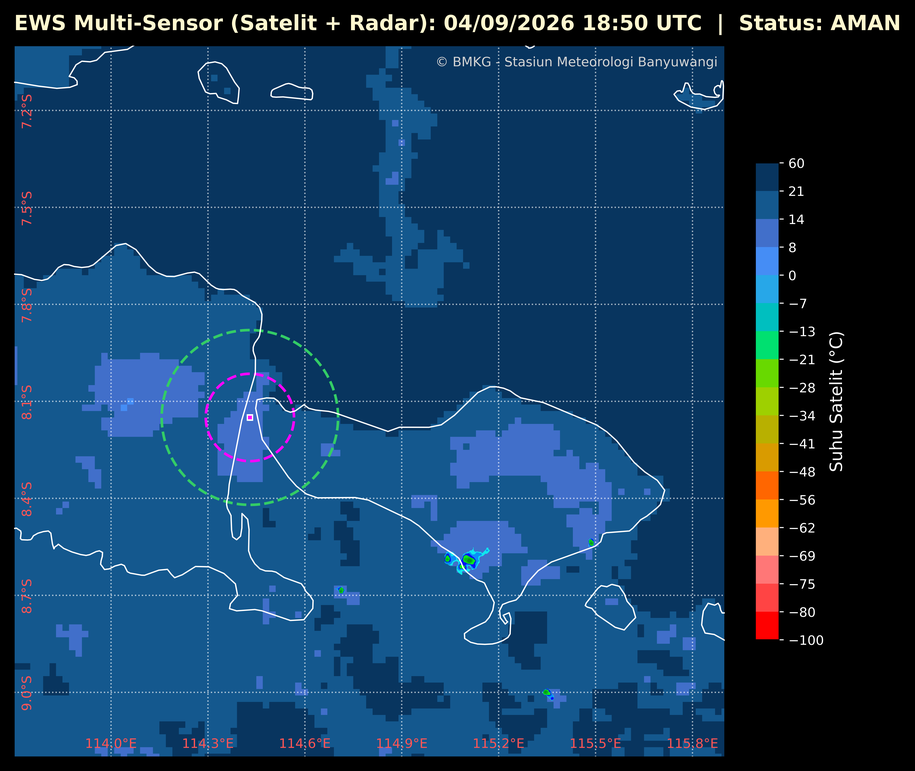
#> input picture Satelit/H09_B13_Indonesia_202609041850.png, 915 x 771 px, shrunk from 7807 x 6573 before the run, given in place of S, which was not available
$ python -i proses_himawari_dan_log_cb.py   (imports and definitions only)
#> lines starting #> are read from the running program, lines starting #| are printed output that depends on the picture; pictures that were not available may be replaced by others from this repository, and a replacement may not be noted
# -*- coding: utf-8 -*-
"""
AUTO DOWNLOAD + PROCESS + LOG STATUS CB (Satelit + Radar)
HIMAWARI-9 B13 & SIDARMA CMAX - EWS Penyeberangan Ketapang-Gilimanuk

Versi Multi-Sensor (Isolasi Penuh - GITHUB ACTIONS VERSION):
- Download FTP Satelit (Dengan Passive Mode)
- Download API Radar Cuaca
- Proses .nc (Satelit) & .png (Radar) di proses terpisah (baca_data.py)
- Plot gambar .npz (plot_dari_npz.py)
- Download Data Angin AWS Center (ambil_angin_aws.py)
- Notifikasi Telegram Otomatis
"""

from ftplib import FTP
from datetime import datetime, timedelta, timezone
import os
import re
import sys
import subprocess
import time
import requests
import csv

# =============================================================
# KONFIGURASI FTP SATELIT
# =============================================================
# [1 line not run here, left out]
# Alamat IP sekarang disembunyikan menggunakan GitHub Secrets (Environment Variable)
FTP_HOST = os.environ.get("SERVER_IP")
FTP_USER = os.environ.get("FTP_USER")
FTP_PASS = os.environ.get("FTP_PASS")

REMOTE_BASE_DIR = "/himawari6/netcdf/Indonesia"

LOCAL_DIR = "./Satelit"
CACHE_DIR = os.path.join(LOCAL_DIR, "_cache")

JUMLAH_FILE = 5
EKSTENSI = ".nc"
BAND = "B13"

POLA_TIMESTAMP = re.compile(r"(\d{12})\.nc$", re.IGNORECASE)

# =============================================================
# KONFIGURASI TIMEOUT
# =============================================================
TIMEOUT_PROSES_SATU_LANGKAH = 180  # detik
TIMEOUT_AMBIL_ANGIN = 30  # detik

# =============================================================
# LOKASI SCRIPT PENDUKUNG (harus ada di folder yang sama)
# =============================================================
FOLDER_SCRIPT_INI = os.path.dirname(os.path.abspath(__file__))
SCRIPT_BACA_DATA = os.path.join(FOLDER_SCRIPT_INI, "baca_data.py")
SCRIPT_PLOT = os.path.join(FOLDER_SCRIPT_INI, "plot_dari_npz.py")
SCRIPT_AMBIL_ANGIN = os.path.join(FOLDER_SCRIPT_INI, "ambil_angin_aws.py")
SCRIPT_UNDUH_RADAR = os.path.join(FOLDER_SCRIPT_INI, "unduh_radar_api.py")
SCRIPT_PLOT_RADAR = os.path.join(FOLDER_SCRIPT_INI, "plot_radar_saja.py")

PYTHON_EXE = sys.executable

# =============================================================
# PERSIAPAN FOLDER
# =============================================================
# [2 lines not run here, left out]

# =============================================================
# FUNGSI NOTIFIKASI TELEGRAM
# =============================================================
# [296 lines left out: functions kirim_notif_telegram, ambil_timestamp, cari_remote_dir, bersihkan_local_dir, auto_ftp_download, ambil_data_radar_api and 4 more, not called in this run]

# =============================================================
# BUAT GIF ANIMASI (SATELIT & RADAR) - ANTI FLICKER
# =============================================================
NAMA_FILE_GIF = "HIMAWARI_B13_ANIMASI.gif"
LEBAR_GIF_PIKSEL = 700
DURASI_PER_FRAME_MS = 700
JEDA_FRAME_TERAKHIR_MS = 2000

def buat_gif_dari_daftar(daftar_file, output_gif, background_hitam=False):
#> called with output_gif = 'out.png', background_hitam = False
    try:
        from PIL import Image as PILImage
    except ImportError:
        print("[GIF] Pillow (PIL) tidak tersedia.")
        return

    if len(daftar_file) < 2: return

    frame_list = []
    for path_png in daftar_file:
        try:
            with PILImage.open(path_png) as im:
                if background_hitam:
                    im = im.convert("RGBA")
                    bg = PILImage.new("RGB", im.size, (15, 15, 15))
                    bg.paste(im, mask=im.split()[3] if len(im.split())==4 else None)
                    gambar_final = bg
                else:
                    gambar_final = im.convert("RGB")

                rasio = LEBAR_GIF_PIKSEL / gambar_final.width
                ukuran_baru = (LEBAR_GIF_PIKSEL, int(gambar_final.height * rasio))
                frame_list.append(gambar_final.resize(ukuran_baru, PILImage.LANCZOS))
        except Exception as e:
            print(f"[GIF] Gagal membaca {os.path.basename(path_png)}: {e}")
#> this loop made 42 passes
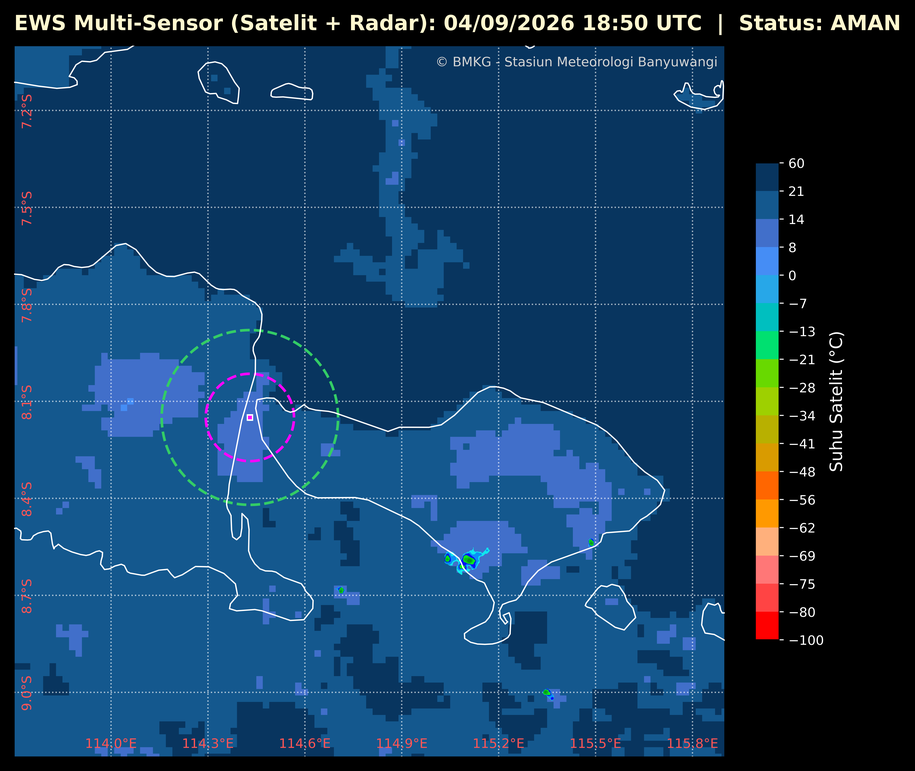
#> input picture Satelit/H09_B13_Indonesia_202609041850.png, 915 x 771 px, shrunk from 7807 x 6573 before the run, given in place of S, which was not available
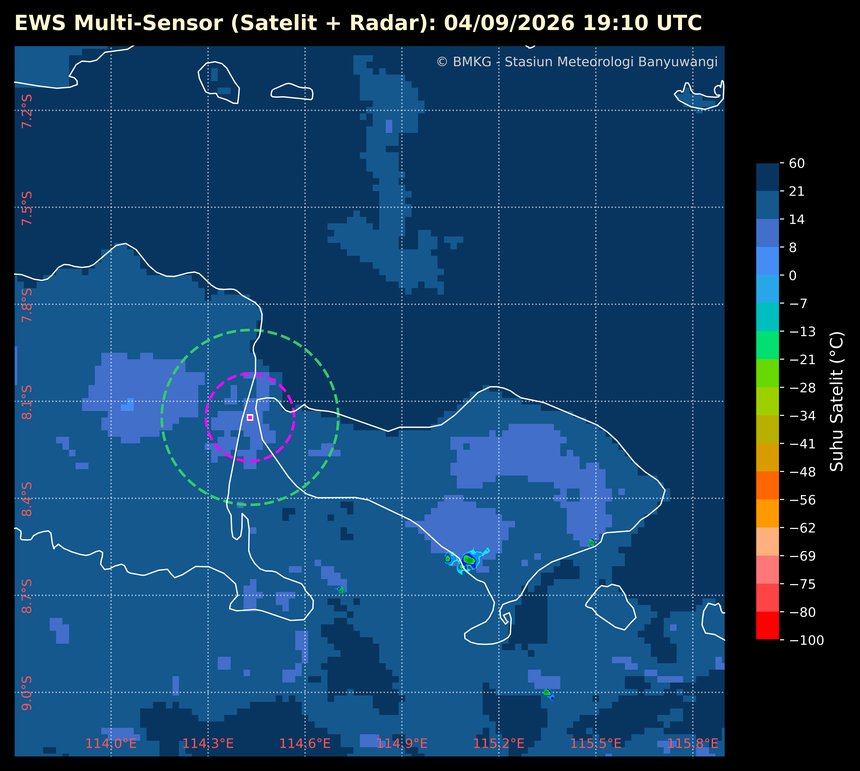
#> input picture Satelit/H09_B13_Indonesia_202609041910.png, 860 x 771 px, shrunk from 7334 x 6572 before the run, given in place of a, which was not available
#> im is the input picture: PIL image 860x771 RGBA; mean R, G, B, A 20.7, 61.2, 97.4, 255
#> after the loop, frame_list = 5 items

    if len(frame_list) < 2: return
    durasi_tiap_frame = [DURASI_PER_FRAME_MS] * (len(frame_list) - 1) + [JEDA_FRAME_TERAKHIR_MS]
#> durasi_tiap_frame = [700, 700, 700, 700, 2000]

    try:
        # PERBAIKAN: Gunakan 1 palet warna global dari gambar pertama untuk mencegah kedipan (flicker)
        img_pertama = frame_list[0].convert("P", palette=PILImage.ADAPTIVE, colors=256)
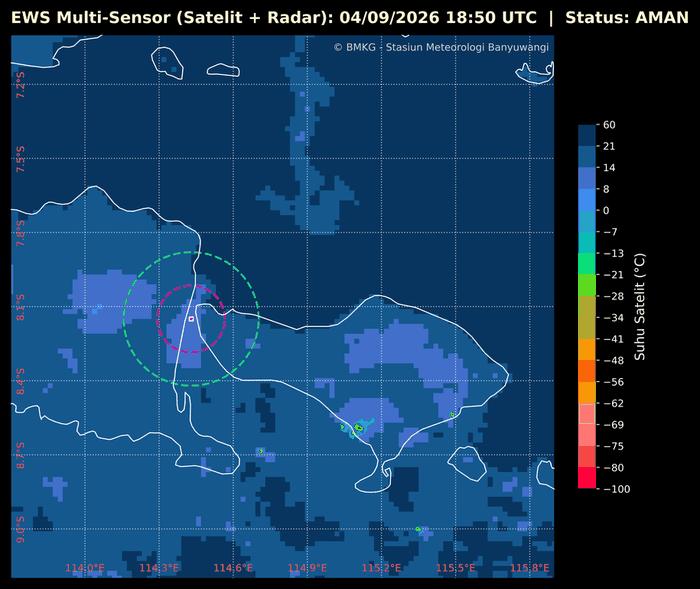
#> img_pertama: PIL image 700x589 P; mean R, G, B 19.9, 57.9, 92

        frames_seragam = [img_pertama]
        for img in frame_list[1:]:
            frames_seragam.append(img.quantize(palette=img_pertama))
#> this loop made 4 passes
#> after the loop, frames_seragam = 5 items

        # Simpan dengan optimize=False agar warna batangan (colorbar) dikunci mati
        frames_seragam[0].save(
            output_gif, save_all=True, append_images=frames_seragam[1:],
            duration=durasi_tiap_frame, loop=0, optimize=False,
        )
        print(f"[GIF] Animasi dibuat: {os.path.basename(output_gif)} ({len(frame_list)} frame)")
#| [GIF] Animasi dibuat: out.png (5 frame)
    except Exception as e:
        print(f"[GIF] Gagal menyimpan animasi: {e}")

# [35 lines left out: function buat_semua_gif, not called in this run]

# =============================================================
# MAIN LOGIC (Satu Kali Eksekusi untuk GitHub Actions)
# =============================================================
# [61 lines not run here, left out]

>>> result = buat_gif_dari_daftar('Satelit/H09_B13_Indonesia_202609041850.png', 'out.png')
